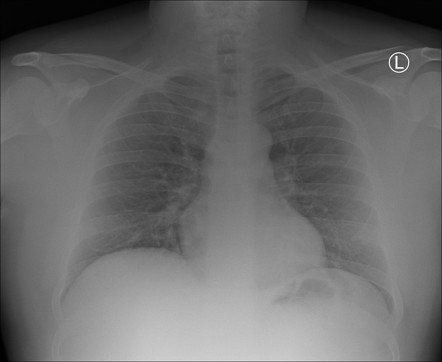
#> input picture 02-Contrast-Brightness/Data/xray.jpeg, 442 x 362 px, found by its file name
$ jupyter execute 06-Contrast_for_medical_image.ipynb
#> lines starting #> are read from the running program, lines starting #| are printed output that depends on the picture
[cell 1]
import cv2
import numpy as np
import matplotlib.pyplot as plt

[cell 2]
img = cv2.cvtColor(cv2.imread("D:\\Computer-Vision\\Image-Processing\\data\\xray.jpeg"),cv2.COLOR_BGR2RGB)
#> img is the input picture: shape (362, 442, 3); min 0, max 255, mean 106.6
img_hsv = cv2.cvtColor(img, cv2.COLOR_RGB2HSV)
#> img_hsv: shape (362, 442, 3); mean H, S, V 0, 0, 106.6

[cell 3]
plt.imshow(img)
plt.show()

[cell 4]
# Histogram Stretching

[cell 5]
h,s,v = cv2.split(img_hsv)
#> h: shape (362, 442); every value is 0

[cell 6]
v_min = v.min()
#> v_min = 0
v_max = v.max()
#> v_max = 255

[cell 7]
v_min
#> Out = 0

[cell 8]
v_max
#> Out = 255

[cell 9]
plt.hist(v.reshape(-1),bins=100)
plt.show()
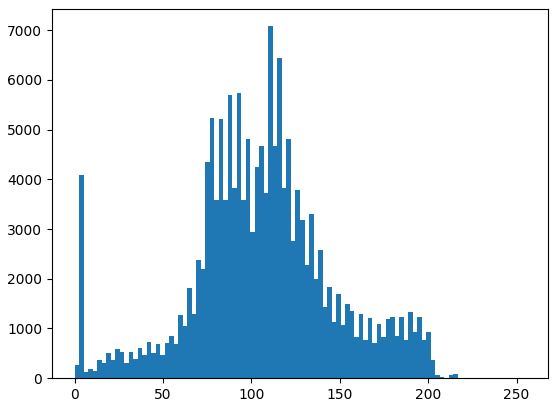
#> figure drawn by matplotlib, 1 panel; tallest bar 7078 high, from x = 109.6 to 112.2

[cell 10]
v_stretch = (((v - v_min) / (v_max - v_min)) * 255).astype('uint8')

[cell 11]
v_stretch.max()
#> Out = 255

[cell 12]
v_stretch.min()
#> Out = 0

[cell 13]
plt.hist(v_stretch.reshape(-1),bins=100)
plt.show()

[cell 14]
img_hsv_stretched = cv2.merge([h,s,v_stretch])

[cell 15]
def img_hsv_show(img_hsv):
    img_show = cv2.cvtColor(img_hsv,cv2.COLOR_HSV2RGB)
    plt.imshow(img_show)
    print(f'image shape: {img_show.shape}')
#| image shape: (362, 442, 3)
    plt.show()

[cell 16]
plt.imshow(img)
plt.show()

[cell 17]
img_hsv_show(img_hsv_stretched)

[cell 18]
# Histogram Equalization

[cell 19]
v_equ = cv2.equalizeHist(v)
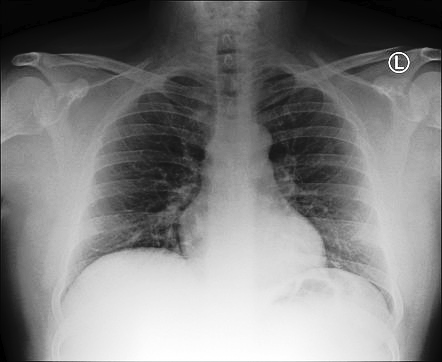
#> v_equ: shape (362, 442); min 0, max 255, mean 128.6

[cell 20]
plt.hist(v_equ.reshape(-1),bins=100)
plt.show()
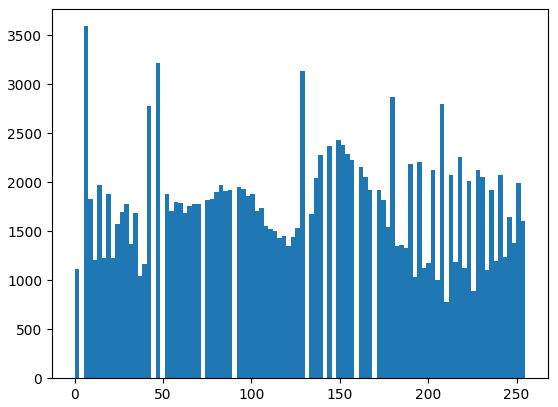
#> figure drawn by matplotlib, 1 panel; tallest bar 3590 high, from x = 5.1 to 7.65

[cell 21]
img_hsv_equ = cv2.merge([h,s,v_equ])
#> img_hsv_equ: shape (362, 442, 3); mean H, S, V 0, 0, 128.6

[cell 22]
plt.imshow(img)
plt.show()

[cell 23]
img_hsv_show(img_hsv_equ)
#| image shape: (362, 442, 3)

$ run again, with 02-Contrast-Brightness/Data/blue.jpg copied over 02-Contrast-Brightness/Data/xray.jpeg
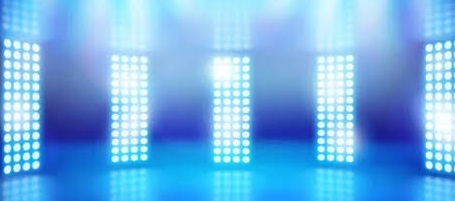
#> input picture 02-Contrast-Brightness/Data/blue.jpg, 455 x 201 px, found by its file name
#> img_hsv: shape (201, 455, 3); mean H, S, V 102.8, 131.9, 229.2
#> v_min = 138
#> v_max = 255
#> `v_min`: Out = 138
#> `v_max`: Out = 255
#> `v_stretch = (((v - v_min) / (v_max - v_min)) * 255).astype('uint8')`:
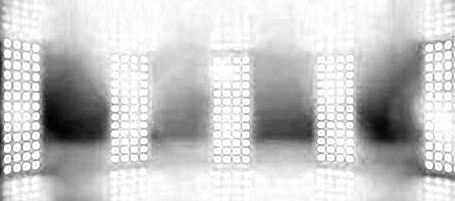
#> v_stretch: shape (201, 455); min 0, max 255, mean 198.4
#> `v_stretch.min()`: Out = 0
#> img_hsv_stretched: shape (201, 455, 3); mean H, S, V 102.8, 131.9, 198.4
#| image shape: (201, 455, 3)
#> img_hsv_equ: shape (201, 455, 3); mean H, S, V 102.8, 131.9, 131.3
#> in img_hsv_show (call 2), `img_show = cv2.cvtColor(img_hsv,cv2.COLOR_HSV2RGB)`:
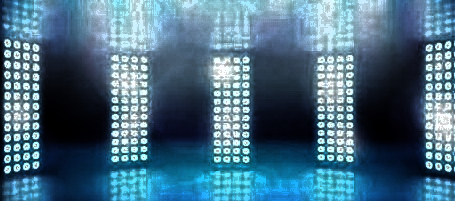
#> img_show: shape (201, 455, 3); mean R, G, B 73.4, 109.6, 131.2
#| image shape: (201, 455, 3)

$ run again, with 02-Contrast-Brightness/Data/lowcontrast.jpg copied over 02-Contrast-Brightness/Data/xray.jpeg
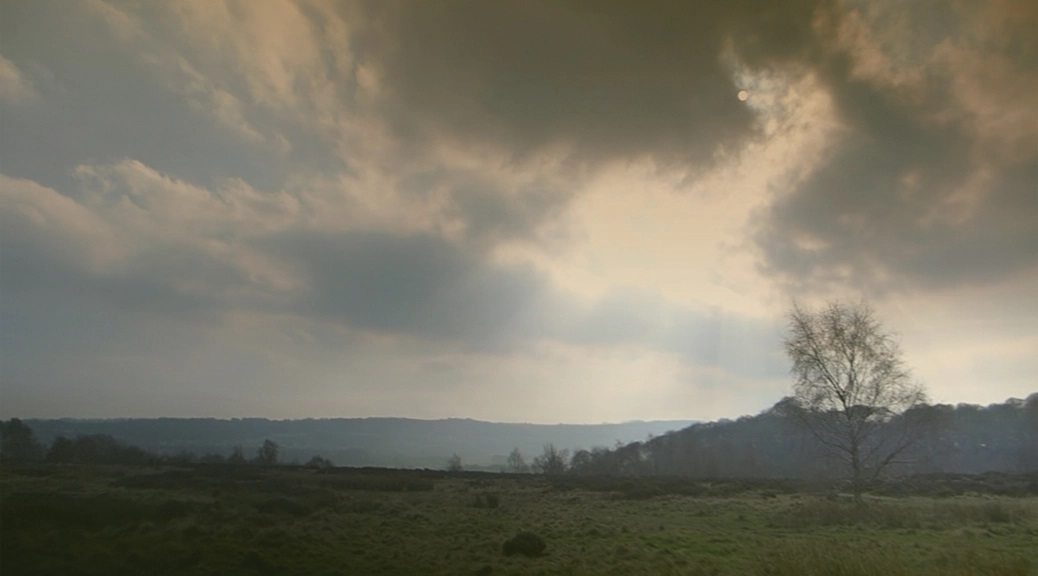
#> input picture 02-Contrast-Brightness/Data/lowcontrast.jpg, 1038 x 576 px, found by its file name
#> img_hsv: shape (576, 1038, 3); mean H, S, V 33.5, 49.4, 122.3
#> v_min = 27
#> v_max = 234
#> `v_min`: Out = 27
#> `v_max`: Out = 234
#> `v_stretch = (((v - v_min) / (v_max - v_min)) * 255).astype('uint8')`:
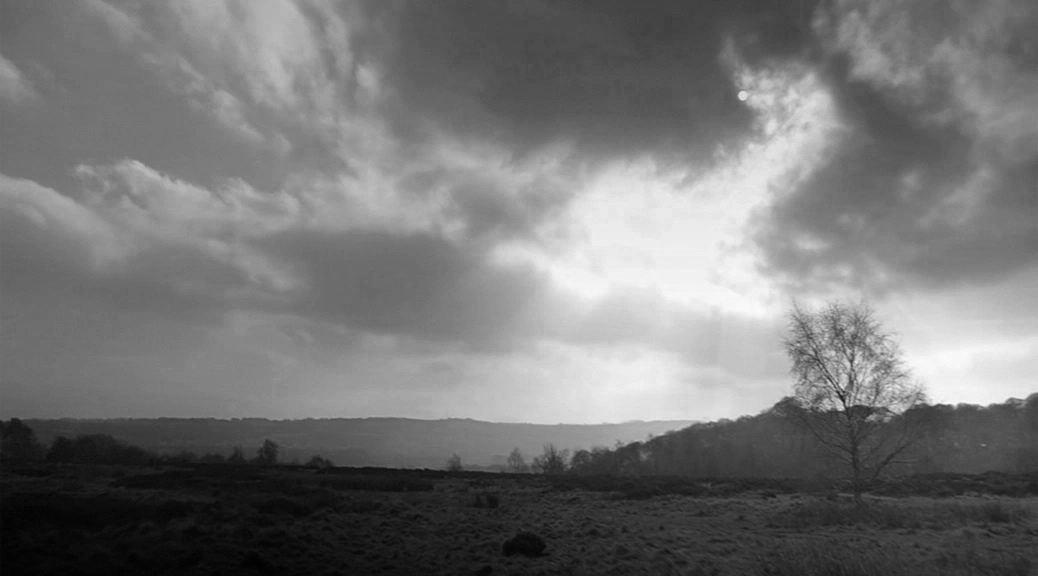
#> v_stretch: shape (576, 1038); min 0, max 255, mean 116.9
#> `v_stretch.max()`: Out = 255
#> `v_stretch.min()`: Out = 0
#> img_hsv_stretched: shape (576, 1038, 3); mean H, S, V 33.5, 49.4, 116.9
#| image shape: (576, 1038, 3)
#> img_hsv_equ: shape (576, 1038, 3); mean H, S, V 33.5, 49.4, 128.4
#> in img_hsv_show (call 2), `img_show = cv2.cvtColor(img_hsv,cv2.COLOR_HSV2RGB)`:
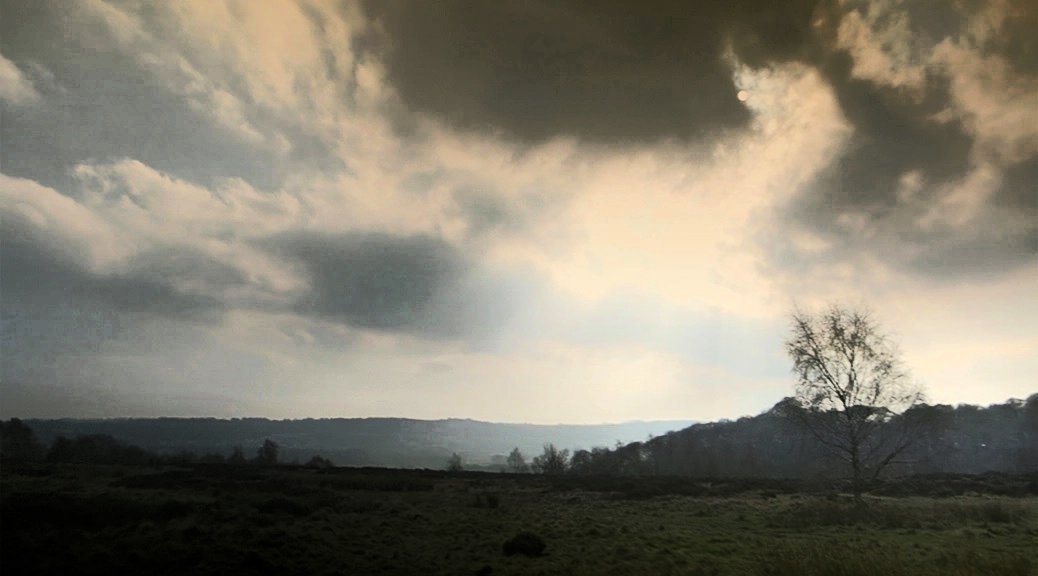
#> img_show: shape (576, 1038, 3); mean R, G, B 127, 121.7, 107.3
#| image shape: (576, 1038, 3)

$ run again, with 02-Contrast-Brightness/Data/lowcontrast2.jpg copied over 02-Contrast-Brightness/Data/xray.jpeg
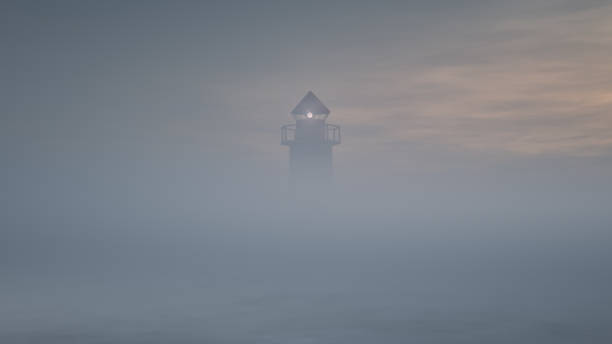
#> input picture 02-Contrast-Brightness/Data/lowcontrast2.jpg, 612 x 344 px, found by its file name
#> img_hsv: shape (344, 612, 3); mean H, S, V 98.3, 35, 138.6
#> v_min = 105
#> v_max = 231
#> `v_min`: Out = 105
#> `v_max`: Out = 231
#> `v_stretch = (((v - v_min) / (v_max - v_min)) * 255).astype('uint8')`:
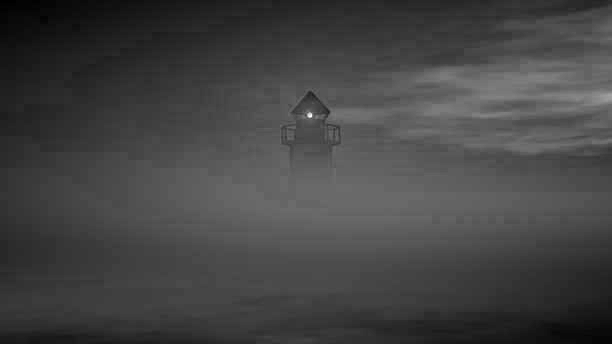
#> v_stretch: shape (344, 612); min 0, max 255, mean 67.5
#> `v_stretch.max()`: Out = 255
#> `v_stretch.min()`: Out = 0
#> img_hsv_stretched: shape (344, 612, 3); mean H, S, V 98.3, 35, 67.5
#| image shape: (344, 612, 3)
#> img_hsv_equ: shape (344, 612, 3); mean H, S, V 98.3, 35, 130.5
#> in img_hsv_show (call 2), `img_show = cv2.cvtColor(img_hsv,cv2.COLOR_HSV2RGB)`:
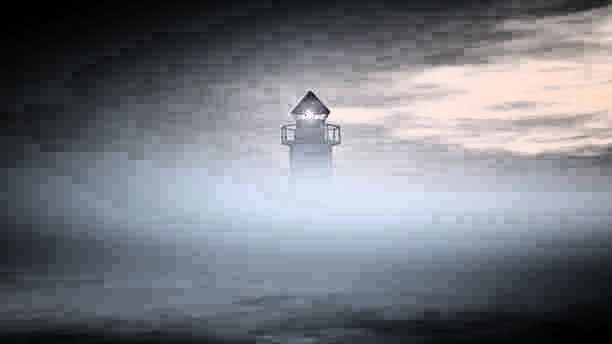
#> img_show: shape (344, 612, 3); mean R, G, B 116.9, 120.4, 127.7
#| image shape: (344, 612, 3)
